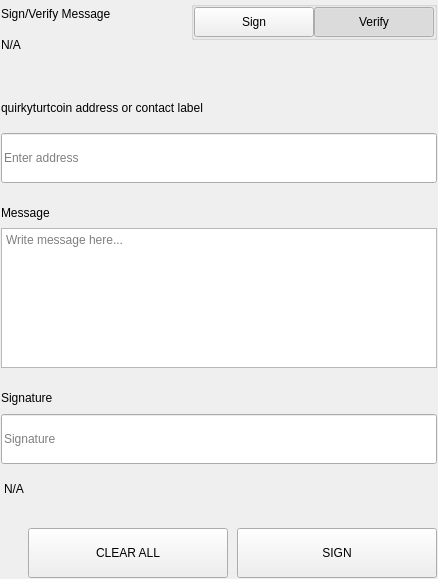
<?xml version="1.0" encoding="UTF-8"?>
<ui version="4.0">
 <class>SettingsSignMessageWidgets</class>
 <widget class="QWidget" name="SettingsSignMessageWidgets">
  <property name="geometry">
   <rect>
    <x>0</x>
    <y>0</y>
    <width>438</width>
    <height>579</height>
   </rect>
  </property>
  <property name="windowTitle">
   <string>Form</string>
  </property>
  <layout class="QVBoxLayout" name="verticalLayout">
   <property name="spacing">
    <number>0</number>
   </property>
   <property name="leftMargin">
    <number>0</number>
   </property>
   <property name="topMargin">
    <number>0</number>
   </property>
   <property name="rightMargin">
    <number>0</number>
   </property>
   <property name="bottomMargin">
    <number>0</number>
   </property>
   <item>
    <widget class="QWidget" name="left" native="true">
     <layout class="QVBoxLayout" name="verticalLayout_3">
      <property name="leftMargin">
       <number>0</number>
      </property>
      <property name="topMargin">
       <number>0</number>
      </property>
      <property name="rightMargin">
       <number>0</number>
      </property>
      <property name="bottomMargin">
       <number>0</number>
      </property>
      <item>
       <widget class="QWidget" name="container_sign" native="true">
        <layout class="QVBoxLayout" name="verticalLayout_2">
         <property name="spacing">
          <number>0</number>
         </property>
         <property name="leftMargin">
          <number>1</number>
         </property>
         <property name="topMargin">
          <number>1</number>
         </property>
         <property name="rightMargin">
          <number>1</number>
         </property>
         <property name="bottomMargin">
          <number>1</number>
         </property>
         <item>
          <layout class="QHBoxLayout" name="horizontalLayout_3" stretch="3,1">
           <property name="spacing">
            <number>40</number>
           </property>
           <item>
            <layout class="QVBoxLayout" name="verticalLayoutTitle">
             <property name="spacing">
              <number>5</number>
             </property>
             <item>
              <widget class="QLabel" name="labelTitle">
               <property name="text">
                <string>Sign/Verify Message</string>
               </property>
              </widget>
             </item>
             <item>
              <widget class="QLabel" name="labelSubtitle1">
               <property name="text">
                <string notr="true">N/A</string>
               </property>
               <property name="wordWrap">
                <bool>true</bool>
               </property>
              </widget>
             </item>
            </layout>
           </item>
           <item alignment="Qt::AlignRight|Qt::AlignTop">
            <widget class="QWidget" name="containerSwitch" native="true">
             <property name="styleSheet">
              <string notr="true">#containerSwitch{
	padding-top:9px;
}</string>
             </property>
             <layout class="QVBoxLayout" name="verticalLayout_6">
              <property name="spacing">
               <number>4</number>
              </property>
              <property name="leftMargin">
               <number>0</number>
              </property>
              <property name="topMargin">
               <number>0</number>
              </property>
              <property name="rightMargin">
               <number>0</number>
              </property>
              <property name="bottomMargin">
               <number>0</number>
              </property>
              <item alignment="Qt::AlignRight">
               <widget class="QGroupBox" name="groupBox">
                <property name="sizePolicy">
                 <sizepolicy hsizetype="Fixed" vsizetype="Preferred">
                  <horstretch>0</horstretch>
                  <verstretch>0</verstretch>
                 </sizepolicy>
                </property>
                <property name="title">
                 <string/>
                </property>
                <property name="alignment">
                 <set>Qt::AlignRight|Qt::AlignTop|Qt::AlignTrailing</set>
                </property>
                <layout class="QHBoxLayout" name="horizontalLayout_4">
                 <property name="spacing">
                  <number>0</number>
                 </property>
                 <property name="leftMargin">
                  <number>0</number>
                 </property>
                 <property name="topMargin">
                  <number>0</number>
                 </property>
                 <property name="rightMargin">
                  <number>0</number>
                 </property>
                 <property name="bottomMargin">
                  <number>0</number>
                 </property>
                 <item>
                  <widget class="QPushButton" name="pushSign">
                   <property name="minimumSize">
                    <size>
                     <width>120</width>
                     <height>30</height>
                    </size>
                   </property>
                   <property name="maximumSize">
                    <size>
                     <width>120</width>
                     <height>30</height>
                    </size>
                   </property>
                   <property name="focusPolicy">
                    <enum>Qt::NoFocus</enum>
                   </property>
                   <property name="text">
                    <string>Sign</string>
                   </property>
                   <property name="checkable">
                    <bool>true</bool>
                   </property>
                   <property name="autoExclusive">
                    <bool>true</bool>
                   </property>
                  </widget>
                 </item>
                 <item>
                  <widget class="QPushButton" name="pushVerify">
                   <property name="minimumSize">
                    <size>
                     <width>120</width>
                     <height>30</height>
                    </size>
                   </property>
                   <property name="maximumSize">
                    <size>
                     <width>120</width>
                     <height>30</height>
                    </size>
                   </property>
                   <property name="focusPolicy">
                    <enum>Qt::NoFocus</enum>
                   </property>
                   <property name="text">
                    <string>Verify</string>
                   </property>
                   <property name="checkable">
                    <bool>true</bool>
                   </property>
                   <property name="checked">
                    <bool>true</bool>
                   </property>
                   <property name="autoExclusive">
                    <bool>true</bool>
                   </property>
                  </widget>
                 </item>
                </layout>
               </widget>
              </item>
              <item alignment="Qt::AlignHCenter|Qt::AlignTop">
               <widget class="QLabel" name="labelSubtitleSwitch">
                <property name="text">
                 <string/>
                </property>
                <property name="alignment">
                 <set>Qt::AlignRight|Qt::AlignTrailing|Qt::AlignVCenter</set>
                </property>
               </widget>
              </item>
             </layout>
            </widget>
           </item>
          </layout>
         </item>
         <item>
          <spacer name="verticalSpacer_2">
           <property name="orientation">
            <enum>Qt::Vertical</enum>
           </property>
           <property name="sizeType">
            <enum>QSizePolicy::Fixed</enum>
           </property>
           <property name="sizeHint" stdset="0">
            <size>
             <width>20</width>
             <height>40</height>
            </size>
           </property>
          </spacer>
         </item>
         <item>
          <widget class="QWidget" name="containerAddress" native="true">
           <property name="sizePolicy">
            <sizepolicy hsizetype="Preferred" vsizetype="Fixed">
             <horstretch>0</horstretch>
             <verstretch>0</verstretch>
            </sizepolicy>
           </property>
           <layout class="QVBoxLayout" name="verticalLayout_5" stretch="0,0">
            <property name="spacing">
             <number>15</number>
            </property>
            <property name="leftMargin">
             <number>0</number>
            </property>
            <property name="topMargin">
             <number>0</number>
            </property>
            <property name="rightMargin">
             <number>0</number>
            </property>
            <property name="bottomMargin">
             <number>0</number>
            </property>
            <item>
             <widget class="QLabel" name="labelSubtitleAddress">
              <property name="minimumSize">
               <size>
                <width>0</width>
                <height>20</height>
               </size>
              </property>
              <property name="maximumSize">
               <size>
                <width>16777215</width>
                <height>20</height>
               </size>
              </property>
              <property name="text">
               <string>quirkyturtcoin address or contact label</string>
              </property>
             </widget>
            </item>
            <item>
             <widget class="QLineEdit" name="addressIn_SM">
              <property name="minimumSize">
               <size>
                <width>0</width>
                <height>50</height>
               </size>
              </property>
              <property name="maximumSize">
               <size>
                <width>16777215</width>
                <height>50</height>
               </size>
              </property>
              <property name="placeholderText">
               <string>Enter address</string>
              </property>
             </widget>
            </item>
           </layout>
          </widget>
         </item>
         <item>
          <spacer name="verticalSpacer_3">
           <property name="orientation">
            <enum>Qt::Vertical</enum>
           </property>
           <property name="sizeType">
            <enum>QSizePolicy::Fixed</enum>
           </property>
           <property name="sizeHint" stdset="0">
            <size>
             <width>20</width>
             <height>20</height>
            </size>
           </property>
          </spacer>
         </item>
         <item>
          <layout class="QVBoxLayout" name="verticalLayout_9">
           <property name="spacing">
            <number>5</number>
           </property>
           <item>
            <widget class="QLabel" name="labelSubtitleMessage">
             <property name="minimumSize">
              <size>
               <width>0</width>
               <height>20</height>
              </size>
             </property>
             <property name="maximumSize">
              <size>
               <width>16777215</width>
               <height>20</height>
              </size>
             </property>
             <property name="text">
              <string>Message</string>
             </property>
            </widget>
           </item>
           <item>
            <widget class="QPlainTextEdit" name="messageIn_SM">
             <property name="minimumSize">
              <size>
               <width>0</width>
               <height>140</height>
              </size>
             </property>
             <property name="maximumSize">
              <size>
               <width>16777215</width>
               <height>140</height>
              </size>
             </property>
             <property name="placeholderText">
              <string>Write message here...</string>
             </property>
            </widget>
           </item>
          </layout>
         </item>
         <item>
          <spacer name="verticalSpacer_4">
           <property name="orientation">
            <enum>Qt::Vertical</enum>
           </property>
           <property name="sizeType">
            <enum>QSizePolicy::Fixed</enum>
           </property>
           <property name="sizeHint" stdset="0">
            <size>
             <width>20</width>
             <height>20</height>
            </size>
           </property>
          </spacer>
         </item>
         <item>
          <widget class="QWidget" name="widget" native="true">
           <property name="minimumSize">
            <size>
             <width>0</width>
             <height>75</height>
            </size>
           </property>
           <property name="maximumSize">
            <size>
             <width>16777215</width>
             <height>16777215</height>
            </size>
           </property>
           <layout class="QVBoxLayout" name="verticalLayout_4">
            <property name="leftMargin">
             <number>0</number>
            </property>
            <property name="topMargin">
             <number>0</number>
            </property>
            <property name="rightMargin">
             <number>0</number>
            </property>
            <property name="bottomMargin">
             <number>0</number>
            </property>
            <item>
             <widget class="QLabel" name="labelSubtitleSignature">
              <property name="minimumSize">
               <size>
                <width>0</width>
                <height>20</height>
               </size>
              </property>
              <property name="maximumSize">
               <size>
                <width>16777215</width>
                <height>20</height>
               </size>
              </property>
              <property name="text">
               <string>Signature</string>
              </property>
             </widget>
            </item>
            <item>
             <widget class="QLineEdit" name="signatureOut_SM">
              <property name="minimumSize">
               <size>
                <width>0</width>
                <height>50</height>
               </size>
              </property>
              <property name="placeholderText">
               <string>Signature</string>
              </property>
             </widget>
            </item>
           </layout>
          </widget>
         </item>
         <item>
          <widget class="QLabel" name="statusLabel_SM">
           <property name="styleSheet">
            <string notr="true">padding-top:5px;</string>
           </property>
           <property name="text">
            <string notr="true">N/A</string>
           </property>
          </widget>
         </item>
         <item>
          <spacer name="verticalSpacer">
           <property name="orientation">
            <enum>Qt::Vertical</enum>
           </property>
           <property name="sizeType">
            <enum>QSizePolicy::Fixed</enum>
           </property>
           <property name="sizeHint" stdset="0">
            <size>
             <width>20</width>
             <height>20</height>
            </size>
           </property>
          </spacer>
         </item>
         <item>
          <layout class="QHBoxLayout" name="horizontalLayout_7">
           <property name="spacing">
            <number>9</number>
           </property>
           <item>
            <spacer name="horizontalSpacer_5">
             <property name="orientation">
              <enum>Qt::Horizontal</enum>
             </property>
             <property name="sizeType">
              <enum>QSizePolicy::Expanding</enum>
             </property>
             <property name="sizeHint" stdset="0">
              <size>
               <width>40</width>
               <height>20</height>
              </size>
             </property>
            </spacer>
           </item>
           <item>
            <widget class="QPushButton" name="pushButtonClear">
             <property name="minimumSize">
              <size>
               <width>200</width>
               <height>50</height>
              </size>
             </property>
             <property name="focusPolicy">
              <enum>Qt::NoFocus</enum>
             </property>
             <property name="text">
              <string>CLEAR ALL</string>
             </property>
            </widget>
           </item>
           <item>
            <widget class="QPushButton" name="pushButtonSave">
             <property name="minimumSize">
              <size>
               <width>200</width>
               <height>50</height>
              </size>
             </property>
             <property name="maximumSize">
              <size>
               <width>200</width>
               <height>50</height>
              </size>
             </property>
             <property name="focusPolicy">
              <enum>Qt::NoFocus</enum>
             </property>
             <property name="text">
              <string>SIGN</string>
             </property>
            </widget>
           </item>
          </layout>
         </item>
        </layout>
       </widget>
      </item>
     </layout>
    </widget>
   </item>
  </layout>
 </widget>
 <resources/>
 <connections/>
</ui>
